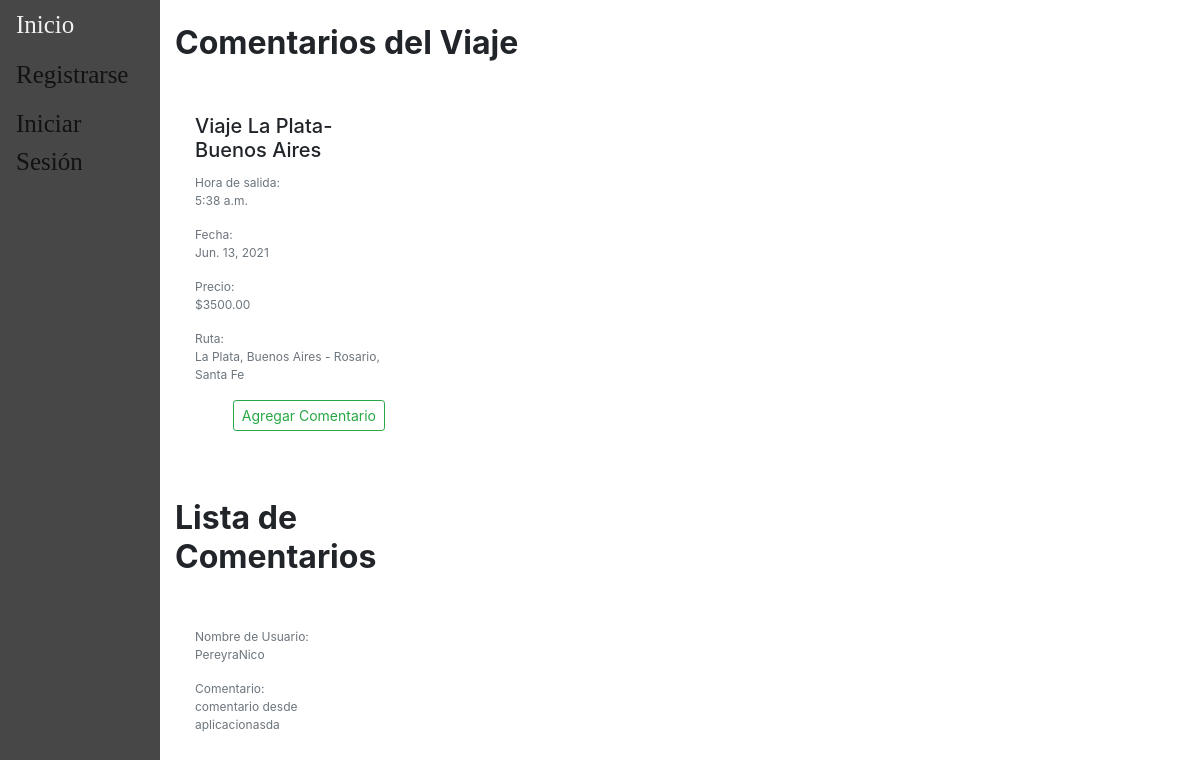
The app's page /accounts/comentarios/1/, older data.
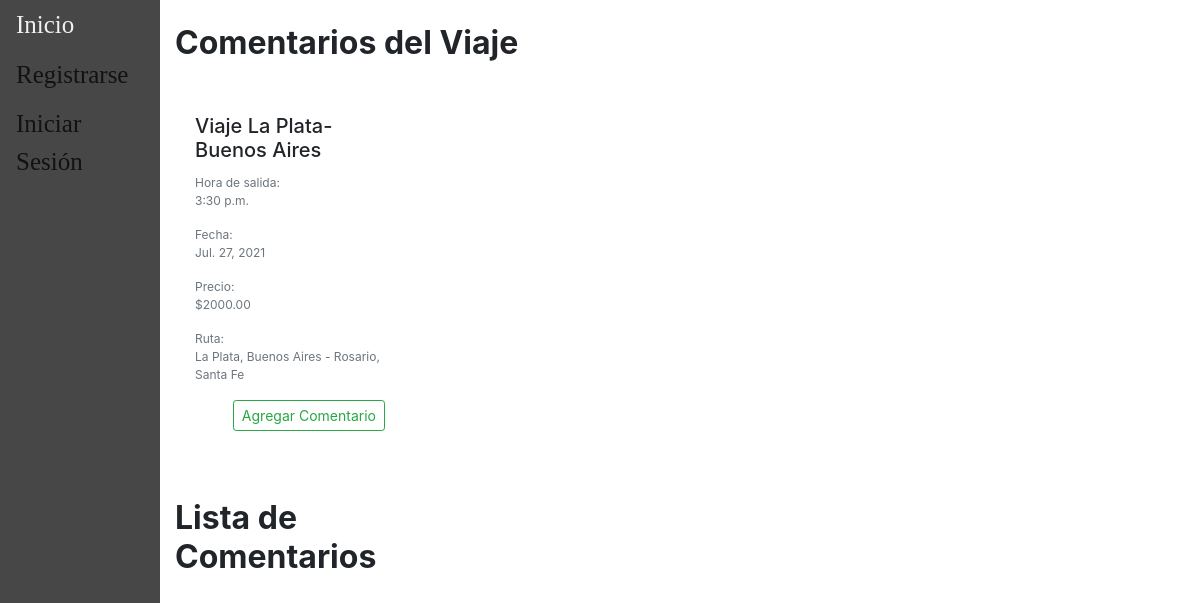
The same page, newer data.
### main/models.py (models this page shows, shortened)
class Viaje(models.Model):
    descripcion = models.CharField(max_length=100)
    fecha = models.DateField(validators=[MinValueValidator(datetime.date.today())])
    hora = models.TimeField(default=None)
    ruta =  models.ForeignKey(Ruta, default=None, on_delete=models.CASCADE)
    chofer = models.ForeignKey(Chofer, default=None, on_delete=models.CASCADE)
    combi =  models.ForeignKey(Combi, default=None, on_delete=models.CASCADE)
    precio = models.DecimalField(default=None, max_digits=10, decimal_places=2, validators=[MinValueValidator(0)])
    insumo = models.ManyToManyField(Insumo,blank=True)
    pasajeros = models.ManyToManyField(Pasajero, blank=True)
    estado = models.CharField(choices={('reservado','Reservado'),('viajando','Viajando'),('finalizado','Finalizado'),('cancelado','Cancelado')},max_length=12,default='reservado')
    class Meta:
        unique_together = ('chofer', 'fecha','hora', 'ruta',)

class Comentario(models.Model):
    usuario = models.ForeignKey(CustomUser, default=None, on_delete=models.CASCADE)
    texto = models.CharField(max_length=100)
    viaje = models.ForeignKey(Viaje,blank=True, on_delete=models.CASCADE)

class Ruta(models.Model):
    origen = models.ForeignKey(Lugar, default=None, on_delete=models.CASCADE, related_name='origen')
    destino = models.ForeignKey(Lugar, default=None, on_delete=models.CASCADE, related_name='destino')
    class Meta:
        unique_together = ('origen', 'destino')
    def __str__(self):
        return str(self.origen)+" - "+str(self.destino)

class Lugar(models.Model):
    localidad = models.CharField(max_length=150)
    provincia = models.CharField(max_length=100)
    class Meta:
        unique_together = ('localidad', 'provincia',)
    def __str__(self):
        return (self.localidad+", "+self.provincia)

### users/models.py (models this page shows, shortened)
class CustomUser(AbstractUser):
	username = models.CharField(_('Nombre de usuario'),max_length=40,primary_key=True,unique=True)
	email = models.EmailField(_('Dirección de correo electrónico'),unique=True)
	first_name = models.CharField(_('Nombre'),max_length=150)
	last_name = models.CharField(_('Apellido'),max_length=150)
	last_login = models.DateTimeField(_('Última conexión'),auto_now=True)
	fecha_nacimiento = models.DateField(_('Fecha de nacimiento'))
	has_premium = models.BooleanField(_('Posee membresía premium'),default=False)
	fecha_vencimiento = models.DateField(_('Fecha de vencimiento'))
	USERNAME_FIELD = 'username'
	REQUIRED_FIELDS = [
		'email',
		'first_name',
		'last_name',
		'fecha_nacimiento',
	]
	objects = CustomUserManager()

### users/views.py (the view)
# urls.py: path('accounts/comentarios/<viaje_id>/', regviews.comentarios, name="comentario"),
def comentarios(response,viaje_id):
	if response.method == 'POST':
		form = CustomComentarioForm(response.POST)
		if form.is_valid():
			via = Viaje.objects.get(pk=viaje_id)
			comentario = Comentario(usuario=response.user,
									texto=form.cleaned_data['texto'],
									viaje=via)
			comentario.save()
			return redirect('comentario', viaje_id)
	else:
		viajes = Viaje.objects.get(pk=viaje_id)
		comentarios = CustomComentarioForm()
		return render(response, 'users/comentarios.html',{'user': response.user, 'viajes': viajes,
	 			'comentarios': comentarios })

### users/templates/users/comentarios.html (shortened to what this page needs)
{% extends "main/base.html" %}
{% block content %}
{% load crispy_forms_tags %}
<div class="container mx-auto">
    <div class="row">
      <div class="col-sm-12 col-md-12 col-lg-9 pb-4">
	    	<div class="row">
	    		<div class="col-6 my-auto">
	    			<h2 class="font-weight-bold pt-4">Comentarios del Viaje</h2>
	    		</div>
	    	</div>
	      	<br>
	      	<div class="row">
			    	<div class="col-sm-12 col-md-6 col-lg-4 pb-4">
		                <div class="h-100">
							<div class="card-body">
		                  		<h5 class="card-title">{{ viajes.descripcion }}</h5>
                          <p class="text-muted mb-0" style="font-size: 12px">Hora de salida:</p>
		                    	<p class="card-text text-muted" style="font-size:12px">{{ viajes.hora }}</p>
                          <p class="text-muted mb-0" style="font-size: 12px">Fecha:</p>
                          <p class="card-text text-muted" style="font-size:12px">{{ viajes.fecha }}</p>
                          <p class="text-muted mb-0" style="font-size: 12px">Precio:</p>
                          <p class="card-text text-muted" style="font-size:12px">${{ viajes.precio }}</p>
                          <p class="text-muted mb-0" style="font-size: 12px">Ruta:</p>
                          <p class="card-text text-muted" style="font-size:12px">{{ viajes.ruta }}</p>
                          <div class="text-right">
                            <button type="button" class="btn btn-outline-success btn-sm" data-toggle="modal" data-target="#comentarioModal">Agregar Comentario</button>
                          </div>
		                	</div>
		              	</div>
		            </div>
                <div class="col-sm-12 col-md-12 col-lg-9 pb-4">
          	    	<div class="row">
          	    		<div class="col-6 my-auto">
          	    			<h2 class="font-weight-bold pt-4">Lista de Comentarios</h2>
          	    		</div>
          	    	</div>
          	      	<br>
          	      	<div class="row">
          		      	{% for c in viajes.comentario_set.all %}
          			    	<div class="col-sm-12 col-md-6 col-lg-4 pb-4">
          		                <div class="h-100">
          							<div class="card-body">
                                    <p class="text-muted mb-0" style="font-size: 12px">Nombre de Usuario:</p>
          		                    	<p class="card-text text-muted" style="font-size:12px">{{ c.usuario.username }}</p>
                                      <p class="text-muted mb-0" style="font-size: 12px">Comentario:</p>
                                    <p class="card-text text-muted" style="font-size:12px">{{ c.texto }}</p>
          		                	</div>
          		              	</div>
          		            </div>
          		    	{% endfor %}
          	        </div>
          	    </div>
	        </div>
	    </div>
	</div>
</div>
{% endblock %}

Row changes from the older to the newer data that the page shows:
removed Comentario: usuario.username "PereyraNico", texto "comentario desde aplicacionasda"
changed Viaje "Viaje La Plata-Buenos Aires": hora "5:38 a.m." → "3:30 p.m."; fecha "Jun. 13, 2021" → "Jul. 27, 2021"; precio "3500.00" → "2000.00"
